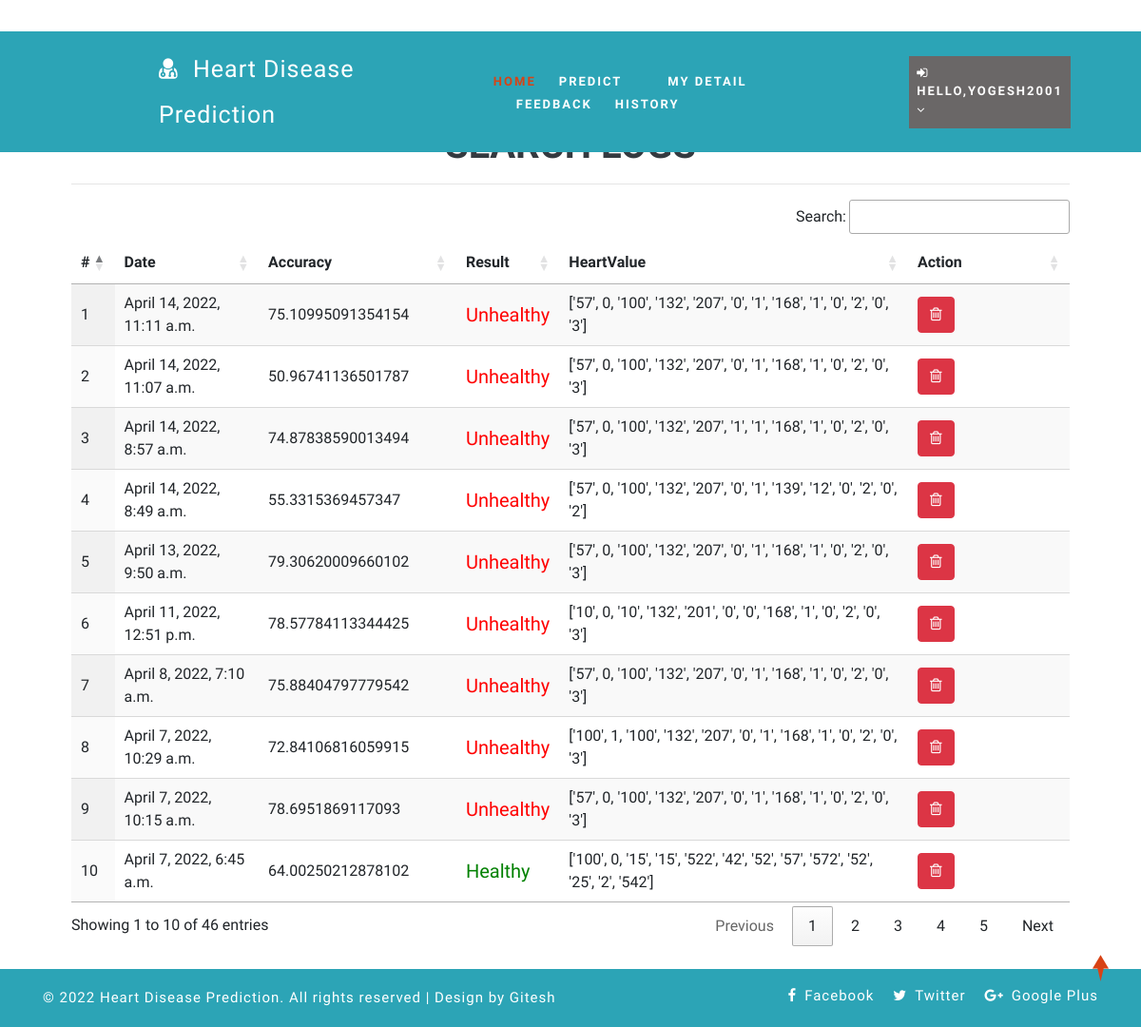
/view_search_pat (signed in), run on the app's committed database.
### health/models.py (models this page shows)
class Search_Data(models.Model):
    patient = models.ForeignKey(Patient, on_delete=models.CASCADE, null=True)
    prediction_accuracy = models.CharField(max_length=100,null=True,blank=True)
    result = models.CharField(max_length=100,null=True,blank=True)
    values_list = models.CharField(max_length=100,null=True,blank=True)
    created = models.DateTimeField(auto_now=True,null=True)
    def __str__(self):
        return self.patient.user.username

### health/views.py (the view)
# urls.py: path('view_search_pat', view_search_pat,name="view_search_pat"),
@login_required(login_url="login")
def view_search_pat(request):
    doc = None
    try:
        doc = Doctor.objects.get(user=request.user)
        data = Search_Data.objects.filter(patient__address__icontains=doc.address).order_by('-id')
    except:
        try:
            doc = Patient.objects.get(user=request.user)
            data = Search_Data.objects.filter(patient=doc).order_by('-id')
            print(data)
        except:
            data = Search_Data.objects.all().order_by('-id')
    return render(request,'view_search_pat.html',{'data':data})

### health/templates/view_search_pat.html
{% extends 'index.html' %}
{% load static %}
{% block body %}
<div class="container-fluid" style="width:90%;margin-top:8%">
                    <div class="container-fluid">
                        <h1 align="center" class="w3ls-title text-uppercase text-dark font-weight-bold">Search Logs</h1>
                         </div><hr>
                                <table id="example" class="display" style="width:100%">
                                  <thead>
                                    <tr>
                                      <th>#</th>
                                      {% if request.user.patient_set.all.0 %}
                                      <th>Date</th>
                                      {% else %}
                                      <th>Patient Name</th>
                                      {% endif %}
                                      <th>Accuracy</th>
                                      <th>Result</th>
                                      <th>HeartValue</th>
                                      <th>Action</th>
                                  </tr>
                              </thead>
                              <tbody>
                              {% for i in data %}
                                <tr>
                                  <td>{{forloop.counter}}</td>
                                  {% if request.user.patient_set.all.0 %}
                                    <td>{{i.created}}</td>
                                  {% else %}
                                  <td>{{i.patient.user.first_name}} {{i.patient.user.last_name}}</td>
                                  {% endif %}
                                    <td>{{i.prediction_accuracy}}</td>
                                    <td>{% if i.result == "0" %}
                                      <h5 style="color:green">Healthy</h5>
                                      {% else %}
                                      <h5 style="color:red">Unhealthy</h5>
                                  {% endif %}
                                  </td>
                                  <td>{{i.values_list}}</td>
                                  <td style="width:150px">
                                      <a href="/delete_searched/{{i.id}}" ><button class="btn btn-danger" onclick="return confirm('Are you sure?')"><i class="fa fa-trash-o"></i></button></a></td>
                              </tr>
                              {% endfor %}
                          </tbody>
                      </table>
                  </div>
{% endblock %}

### health/templates/index.html (shortened to what this page needs)
<!DOCTYPE html>
{% load static %}
<html lang="zxx">
<head>
	<link rel="stylesheet" href="{% static 'css/bootstrap.css' %}">
	<link href="{% static 'css/css_slider.css' %}" type="text/css" rel="stylesheet" media="all">
	<link rel="stylesheet" href="{% static 'css/style.css' %}" type="text/css" media="all" />
	<link href="{% static 'css/font-awesome.min.css' %}" rel="stylesheet">
<link rel='stylesheet' type='text/css' href="https://cdn.datatables.net/1.10.21/css/jquery.dataTables.min.css">
<link rel='stylesheet' type='text/css' href="https://cdn.datatables.net/buttons/1.6.2/css/buttons.dataTables.min.css">
</head>
<body>
	<div id="home" style="margin-bottom:2%">
		<header>
			<div class="top-bar py-3">
				<div class="container">
					<div class="row">
						<div class="col-xl-7 col-lg-6 col-md-4 top-social-agile text-md-right text-center mt-md-0 mt-2">
							<div class="row">
								<div class="col-xl-3 col-lg-4 col-6 top-w3layouts p-md-0 text-right">
								</div>
								<div class="col-xl-3 col-lg-4 col-6 header-w3layouts text-md-right text-left">
								</div>
							</div>
						</div>
					</div>
				</div>
			</div>
		</header>
		<div class="main-top" style="background:rgb(44, 164, 182)">
			<div class="container-fluid">
				<div class="header d-md-flex justify-content-between align-items-center py-3">
					<div id="logo" style="margin-left:13%">
						<h1><p style="color:#FFFFFF ; font-size:25px">
							<span class="fa fa-user-md mr-2"></span>
							<span class="logo-sp">Heart Disease</span> Prediction
							</p>
						</h1>
					</div>
					{% if request.user.is_staff %}
					<div class="nav_w3ls" style="margin-right:4%">
						<nav>
							<label for="drop1" class="toggle">Menu</label>
							<input type="checkbox" id="drop1" />
							<ul class="menu" style="padding:15px;width:100%">
								<li class="mx-lg-4 mx-md-3 my-md-0 my-2"><a href="{% url 'admin_home' %}" >Home</a></li>
								<li>
									<label for="drop-2" class="toggle toogle-2"> <span class="fa fa-angle-down" aria-hidden="true"></span>
									</label>
									<a href="#"> Doctor <span class="fa fa-angle-down" aria-hidden="true"></span></a>
									<ul style="margin-top:2%;width:40%;margin-right:0%">
										<li style="width:100%;"><a href="/add_doctor" class="drop-text">Add Doctor</a></li>
										<li style="width:100%;"><a href="/view_doctor" class="drop-text">View Doctor</a></li>
									</ul>
								</li>
								<li class="mx-lg-4 mx-md-3 my-md-0 my-2"><a href="/view_patient">Patient</a></li>
								<li class="mx-lg-4 mx-md-3 my-md-0 my-2">
									<a href="/view_search_pat">Searched Data</a></li>
								<li><a href="/view_feedback">Feedback</a></li>
							</ul>
						</nav>
					</div>
					<div class="nav_w3ls" style="margin-right:3%">
						<nav>
							<label for="drop2" class="toggle">Menu</label>
							<input type="checkbox" id="drop2" />
							<ul class="menu">
								<li class="mx-lg-4 mx-md-3 my-md-0 my-2" style="background:red;padding:8px">
									<label for="drop-2" class="toggle toogle-2"> <span class="fa fa-angle-down" aria-hidden="true"></span>
									</label>
									<a href="#"><i class="fa fa-user"></i> {{request.user.username}} <span class="fa fa-angle-down" aria-hidden="true"></span></a>
									<ul style="margin-top:10%;width:80%;margin-right:5%">
										<li style="width:100%;"><a href="{% url 'change_password' %}" class="drop-text">Password</a></li>
										<li style="width:100%;"><a href="{% url 'logout' %}" class="drop-text">Logout</a></li>
									</ul>
								</li>
							</ul>
						</nav>
					</div>
					{% elif request.user.patient_set.all.0 %}
					<div class="nav_w3ls" style="margin-left:5%;font-weight:bold">
						<nav>
							<ul class="menu" style="padding:15px;width:100%">
								<li><a href="{% url 'patient_home' %}" class="active">Home</a></li>
								<li class="mx-lg-4 mx-md-3 my-md-0 my-2"><a href="/add_heartdetail">Predict</a></li>
								<li class="mx-lg-4 mx-md-3 my-md-0 my-2"><a href="/profile_doctor">My Detail</a></li>
								<li class="mx-lg-4 mx-md-3 my-md-0 my-2"><a href="/sent_feedback">Feedback</a></li>
								<li><a href="/view_search_pat">History</a></li>
							</ul>
						</nav>
					</div>
					<div class="nav_w3ls" style="margin-right:3%">
						<nav>
							<ul class="menu">
								<li class="mx-lg-4 mx-md-3 my-md-0 my-2" style="background:#6a6767;padding:8px">
									<a href="#"><i class="fa fa-sign-in"></i> Hello,{{request.user.username}} <span class="fa fa-angle-down" aria-hidden="true"></span></a>
								</li>
							</ul>
						</nav>
					</div>
					{% endif %}
				</div>
			</div>
		</div>
		{% block body %}
		{% endblock %}
	</div>
	<div class="copy-w3pvt" style="background:rgb(44, 164, 182);color:white">
		<div class="container py-3">
			<div class="row">
				<div class="col-lg-7 w3ls_footer_grid1_left text-lg-left text-center">
					<p style="color:white">&copy; 2022 Heart Disease Prediction. All rights reserved | Design by Gitesh</a>
					</p>
				</div>
				<div class="col-lg-5 w3ls_footer_grid_left1_pos text-lg-right text-center mt-lg-0 mt-2">
					<ul style="color:white">
						<li>
							<a href="#" style="color:white" class="facebook">
								<span class="fa fa-facebook-f mr-2"></span>Facebook</a>
						</li>
						<li class="mx-3">
							<a href="#" style="color:white" class="twitter">
								<span class="fa fa-twitter mr-2"></span>Twitter</a>
						</li>
						<li>
							<a href="#" style="color:white" class="google">
								<span class="fa fa-google-plus mr-2"></span>Google Plus</a>
						</li>
					</ul>
				</div>
			</div>
		</div>
	</div>
	<a href="#home" style="color:white" class="move-top text-center"></a>
</body>
</html>

### health/static/css/style.css (style rules this page uses)
body { padding: 0; margin: 0; background: #FFF; font-family: 'Quicksand', sans-serif; }
body a, body button { transition: 0.5s all; -webkit-transition: 0.5s all; -moz-transition: 0.5s all; -o-transition: 0.5s all; -ms-transition: 0.5s all; text-decoration: none; }
html { scroll-behavior: smooth; }
h1, h2, h3, h4, h5, h6 { margin: 0; padding: 0; font-family: 'Mukta', sans-serif; }
p { margin: 0; padding: 0; font-size: 15px; letter-spacing: 1px; line-height: 1.9; color: #999; font-family: 'Quicksand', sans-serif; }
ul, ol { margin: 0; padding: 0; }
a.move-top { width: 34px; height: 34px; background: url(../images/move-top.png) no-repeat; display: inline-block; position: fixed; bottom: 4%; right: 2%; z-index: 0; }
#home { position: relative; }
.main-top { position: absolute; z-index: 999; width: 100%; background: rgba(0, 0, 0, 0.4); }
nav { margin: 0; padding: 0; }
span.logo-sp { font-weight: 100; }
nav:after { content: ""; display: table; clear: both; }
nav ul { float: right; padding: 0; margin: 0; list-style: none; position: relative; }
nav ul li { margin: 0px; display: inline-block; float: left; }
nav a { padding: 0; color: #fff; font-size: 13px; letter-spacing: 2px; font-weight: 700; text-transform: uppercase; display: inline-block; transition: 0.5s all; -webkit-transition: 0.5s all; -moz-transition: 0.5s all; -o-transition: 0.5s all; -ms-transition: 0.5s all; }
.menu li a.active, .menu li a:hover { color: #2196f3; transition: 0.5s all; -webkit-transition: 0.5s all; -moz-transition: 0.5s all; -o-transition: 0.5s all; -ms-transition: 0.5s all; color: #d84315; }
li>a:only-child:after { content: ''; }
.w3ls_footer_grid_left1_pos ul li, ul.list-part li { display: inline-block; }
.w3ls_footer_grid_left1_pos ul li a { color: #000; text-decoration: none; letter-spacing: 1px; font-size: 15px; }
.w3ls_footer_grid1_left p { color: #484848; font-weight: 500; }

### data on the page
Search_Data: created "April 14, 2022, 11:11 a.m.", prediction_accuracy "75.10995091354154", result "Unhealthy", values_list "['57', 0, '100', '132', '207', '0', '1', '168', '1', '0', '2', '0', '3']"
Search_Data: created "April 14, 2022, 11:07 a.m.", prediction_accuracy "50.96741136501787", result "Unhealthy", values_list "['57', 0, '100', '132', '207', '0', '1', '168', '1', '0', '2', '0', '3']"
Search_Data: created "April 14, 2022, 8:57 a.m.", prediction_accuracy "74.87838590013494", result "Unhealthy", values_list "['57', 0, '100', '132', '207', '1', '1', '168', '1', '0', '2', '0', '3']"
Search_Data: created "April 14, 2022, 8:49 a.m.", prediction_accuracy "55.3315369457347", result "Unhealthy", values_list "['57', 0, '100', '132', '207', '0', '1', '139', '12', '0', '2', '0', '2']"
Search_Data: created "April 13, 2022, 9:50 a.m.", prediction_accuracy "79.30620009660102", result "Unhealthy", values_list "['57', 0, '100', '132', '207', '0', '1', '168', '1', '0', '2', '0', '3']"
Search_Data: created "April 11, 2022, 12:51 p.m.", prediction_accuracy "78.57784113344425", result "Unhealthy", values_list "['10', 0, '10', '132', '201', '0', '0', '168', '1', '0', '2', '0', '3']"
Search_Data: created "April 8, 2022, 7:10 a.m.", prediction_accuracy "75.88404797779542", result "Unhealthy", values_list "['57', 0, '100', '132', '207', '0', '1', '168', '1', '0', '2', '0', '3']"
Search_Data: created "April 7, 2022, 10:29 a.m.", prediction_accuracy "72.84106816059915", result "Unhealthy", values_list "['100', 1, '100', '132', '207', '0', '1', '168', '1', '0', '2', '0', '3']"
Search_Data: created "April 7, 2022, 10:15 a.m.", prediction_accuracy "78.6951869117093", result "Unhealthy", values_list "['57', 0, '100', '132', '207', '0', '1', '168', '1', '0', '2', '0', '3']"
Search_Data: created "April 7, 2022, 6:45 a.m.", prediction_accuracy "64.00250212878102", result "Healthy", values_list "['100', 0, '15', '15', '522', '42', '52', '57', '572', '52', '25', '2', '542']"

### other printed values
{{ request.user.username }} "YOGESH2001"
